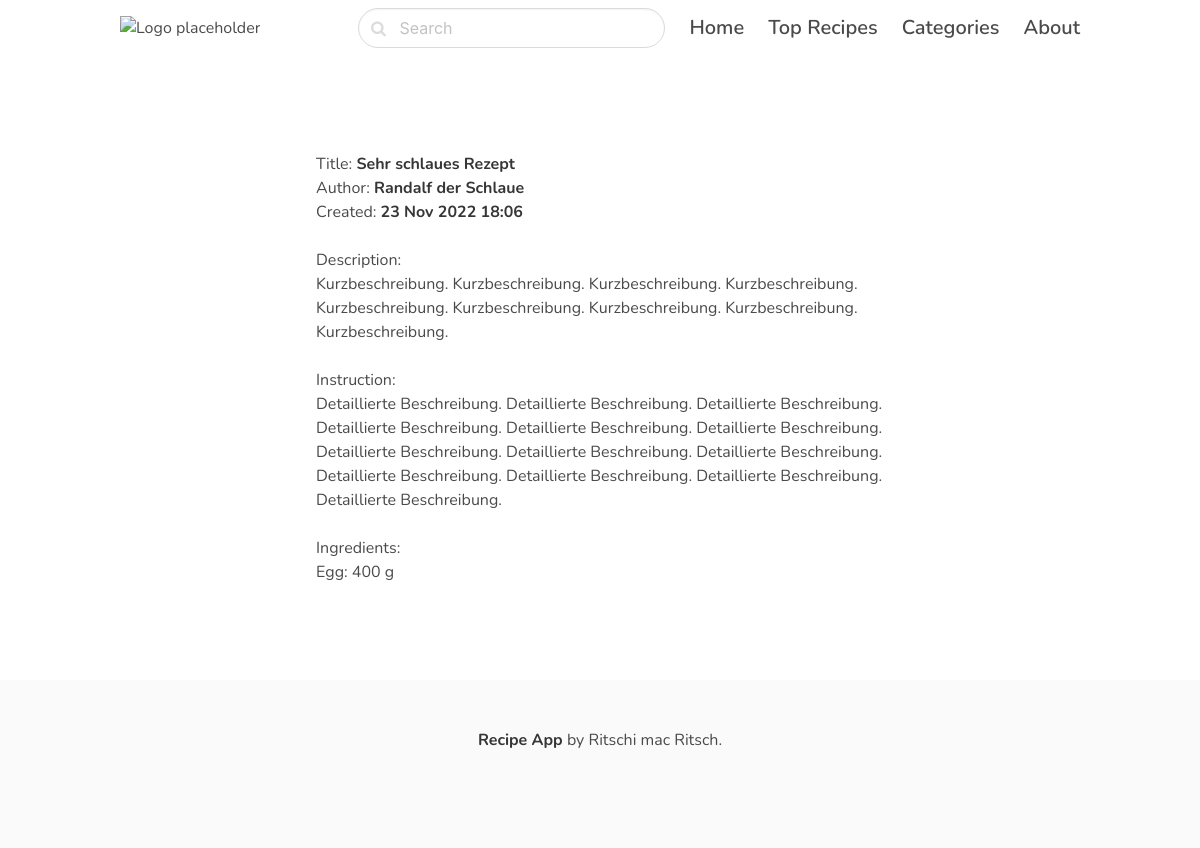
The app's page /super-schlaues-rezept/, older data.
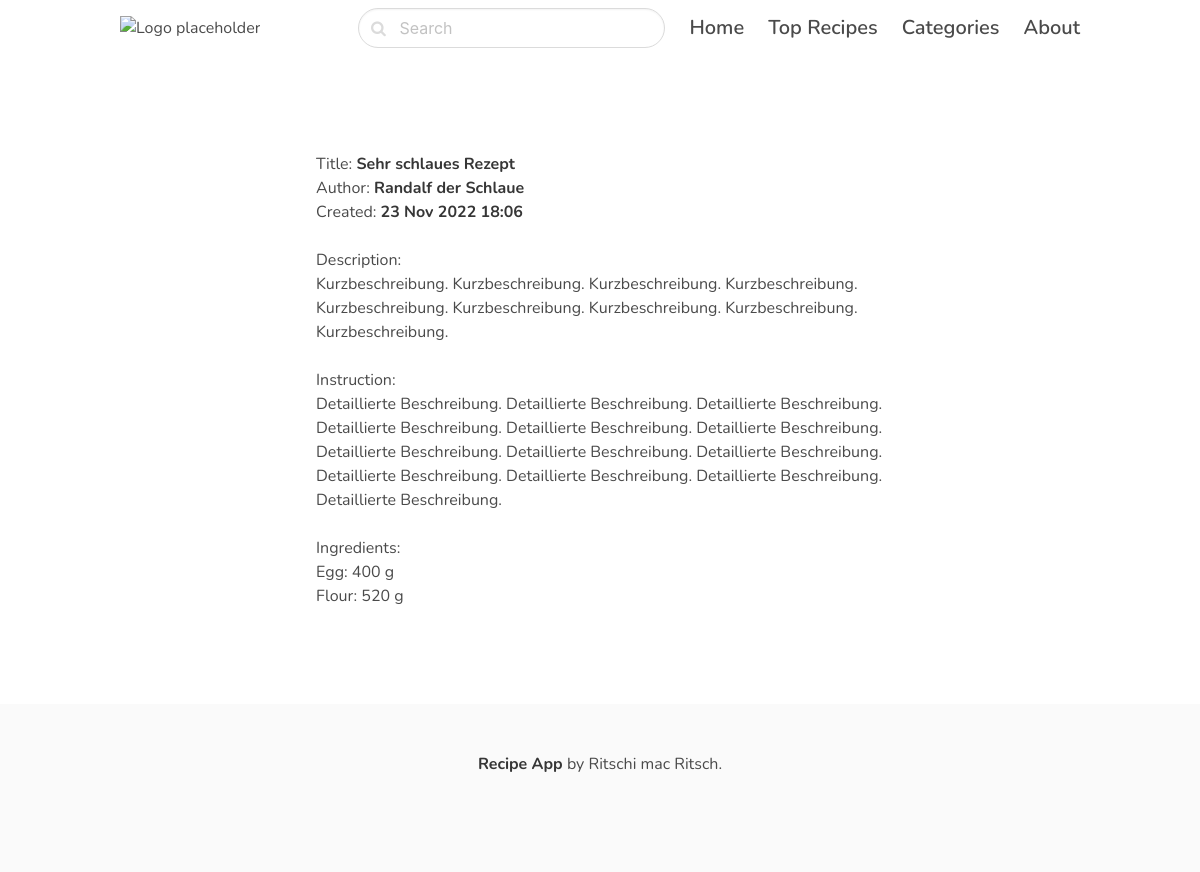
The same page, newer data.
### recipe/models.py (models this page shows)
class IngredientQuantity(models.Model):  # Join the db tables
    recipe = models.ForeignKey(Recipe, on_delete=models.CASCADE)
    ingredient = models.ForeignKey(Ingredient, on_delete=models.CASCADE)
    quantity = models.IntegerField()
    unit = models.ForeignKey(Unit, on_delete=models.CASCADE)
    def __str__(self):
        return self.recipe.title + " - " + self.ingredient.name

class Ingredient(models.Model):
    name = models.CharField(max_length=255)
    def __str__(self):
        return self.name

class Unit(models.Model):
    name = models.CharField(max_length=255, default=None, blank=True, null=True)
    def __str__(self):
        return self.name

### recipe/views.py (the view)
# urls.py: path("<slug:slug>/", views.detail, name="recipe_detail"),
def detail(request, slug):
    recipe = get_object_or_404(Recipe, slug=slug)
    print("------> Title: " + recipe.title)
    print("------> 'recipe.ingredientquantity_set.all()' ---> ", recipe.ingredientquantity_set.all())
    print("------> 'recipe.ingredientquantity_set.all()[0]' ---> ", recipe.ingredientquantity_set.all()[0])
    print("------> 'recipe.ingredientquantity_set.all()[0].quantity' ---> ", recipe.ingredientquantity_set.all()[0].quantity)
    print("------> 'recipe.ingredientquantity_set.all()[0].unit' ---> ", recipe.ingredientquantity_set.all()[0].unit)
    print(recipe.ingredients.all())
    return render(request, "recipe/detail.html", {"recipe": recipe})

### recipe/templates/recipe/detail.html (shortened to what this page needs)
{% extends "core/base.html" %}
{% block content %}
    <section class="hero ">
        <div class="hero-body">
            <div class="container">
                <section class="section">
                    <div class="columns">
                        <div class="column is-8 is-offset-2">
                            Title: <strong>{{ recipe.title }}</strong><br>
                            Author: <strong>{{ recipe.author }}</strong><br>
                            Created: <strong>{{ recipe.created_at|date:"d M Y H:i" }}</strong><br><br>
                            Description: <br>{{ recipe.brief_description }}<br><br>
                            Instruction: <br>{{ recipe.full_description }}<br><br>
                            Ingredients: <br>
                            {% for current_ingredient in recipe.ingredientquantity_set.all %}
                                {{ current_ingredient.ingredient.name }}: {{ current_ingredient.quantity }} {{ current_ingredient.unit }} <br>
                            {% endfor %}
                        </div>
                    </div>
                </section>
            </div>
        </div>
    </section>
{% endblock %}

Row changes from the older to the newer data that the page shows:
added IngredientQuantity: ingredient.name "Flour", quantity "520", unit "g"
